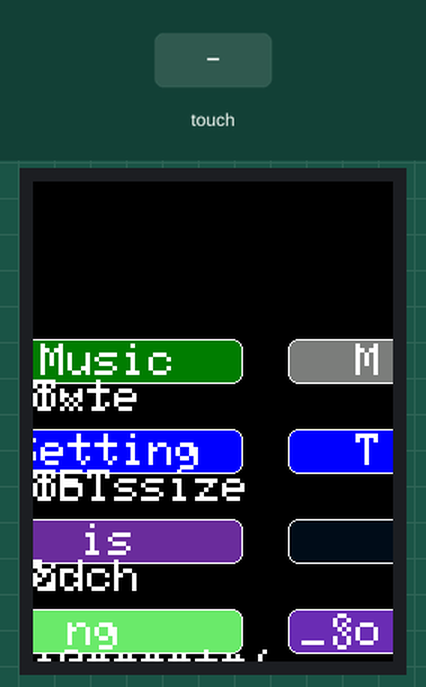
Recording of a sketch running on a simulated Arduino Uno, built with avr-gcc and run on an emulated ATmega328P. Parts: 240×320 colour display. The inputs (shaded band) are chosen by the test bench. What the sketch prints to the serial monitor is not drawn.

Above: at 1.5 s.
1.6 s: touch panel pressed at 13 % / 70 % of its raw x / y range
At 2.2 s:
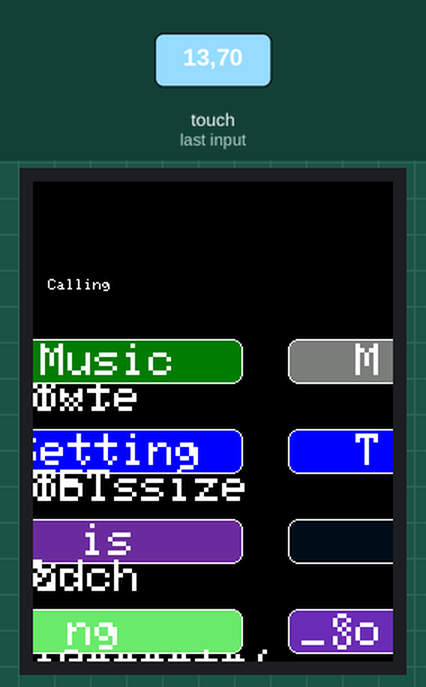
3.2 s: touch panel pressed at 13 % / 50 % of its raw x / y range
At 4.5 s:
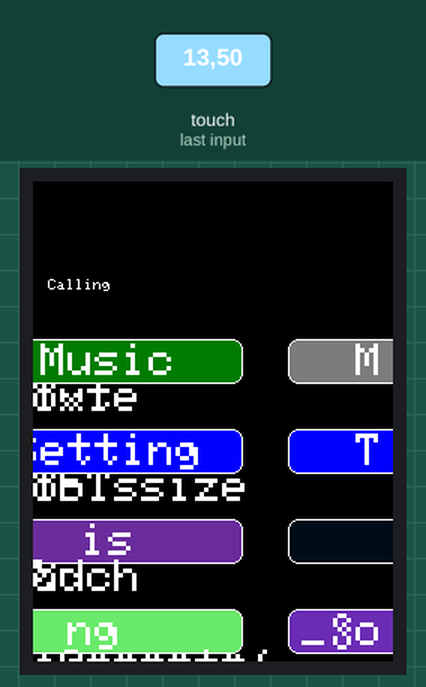
4.8 s: touch panel pressed at 87 % / 50 % of its raw x / y range
At 4.88 s:
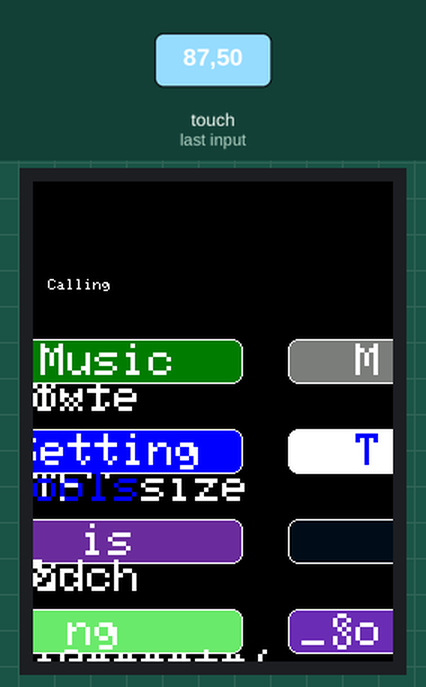
6.4 s: touch panel pressed at 87 % / 70 % of its raw x / y range
At 6.48 s:
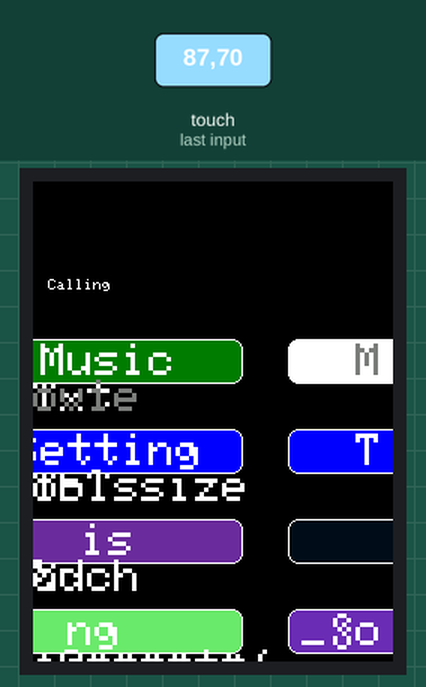
8.0 s: touch panel pressed at 38 % / 50 % of its raw x / y range
At 8.08 s:
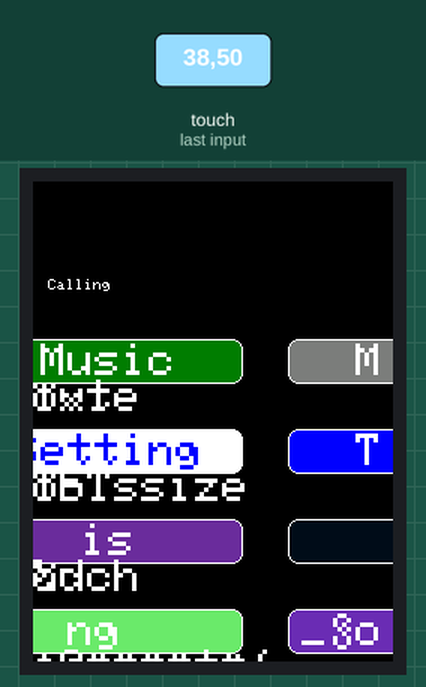
9.6 s: touch panel pressed at 87 % / 70 % of its raw x / y range
At 9.68 s:
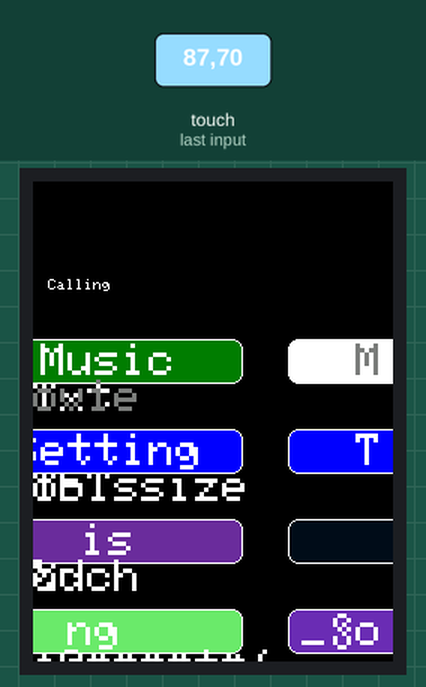
Timing chart, 0 to 12.2 s (numbered marks = the images above; inputs shaded):
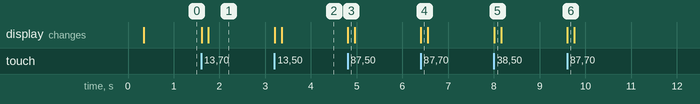

The sketch:

phonecal.ino
```cpp
// IMPORTANT: Adafruit_TFTLCD LIBRARY MUST BE SPECIFICALLY
// CONFIGURED FOR EITHER THE TFT SHIELD OR THE BREAKOUT BOARD.
// SEE RELEVANT COMMENTS IN Adafruit_TFTLCD.h FOR SETUP.
//Technical support:goodtft@163.com

#include <Adafruit_GFX.h>    // Core graphics library
#include <Adafruit_TFTLCD.h> // Hardware-specific library
#include <TouchScreen.h>

// The control pins for the LCD can be assigned to any digital or
// analog pins...but we'll use the analog pins as this allows us to
// double up the pins with the touch screen (see the TFT paint example).
#define LCD_CS A3 // Chip Select goes to Analog 3
#define LCD_CD A2 // Command/Data goes to Analog 2
#define LCD_WR A1 // LCD Write goes to Analog 1
#define LCD_RD A0 // LCD Read goes to Analog 0

#define LCD_RESET A4 // Can alternately just connect to Arduino's reset pin

// When using the BREAKOUT BOARD only, use these 8 data lines to the LCD:
// For the Arduino Uno, Duemilanove, Diecimila, etc.:
//   D0 connects to digital pin 8  (Notice these are
//   D1 connects to digital pin 9   NOT in order!)
//   D2 connects to digital pin 2
//   D3 connects to digital pin 3
//   D4 connects to digital pin 4
//   D5 connects to digital pin 5
//   D6 connects to digital pin 6
//   D7 connects to digital pin 7
// For the Arduino Mega, use digital pins 22 through 29
// (on the 2-row header at the end of the board).

// Assign human-readable names to some common 16-bit color values:
#define	BLACK   0x0000
#define	BLUE    0x001F
#define	RED     0xF800
#define	GREEN   0x07E0
#define CYAN    0x07FF
#define MAGENTA 0xF81F
#define YELLOW  0xFFE0
#define WHITE   0xFFFF

// Color definitions
#define ILI9341_BLACK       0x0000      /*   0,   0,   0 */
#define ILI9341_NAVY        0x000F      /*   0,   0, 128 */
#define ILI9341_DARKGREEN   0x03E0      /*   0, 128,   0 */
#define ILI9341_DARKCYAN    0x03EF      /*   0, 128, 128 */
#define ILI9341_MAROON      0x7800      /* 128,   0,   0 */
#define ILI9341_PURPLE      0x780F      /* 128,   0, 128 */
#define ILI9341_OLIVE       0x7BE0      /* 128, 128,   0 */
#define ILI9341_LIGHTGREY   0xC618      /* 192, 192, 192 */
#define ILI9341_DARKGREY    0x7BEF      /* 128, 128, 128 */
#define ILI9341_BLUE        0x001F      /*   0,   0, 255 */
#define ILI9341_GREEN       0x07E0      /*   0, 255,   0 */
#define ILI9341_CYAN        0x07FF      /*   0, 255, 255 */
#define ILI9341_RED         0xF800      /* 255,   0,   0 */
#define ILI9341_MAGENTA     0xF81F      /* 255,   0, 255 */
#define ILI9341_YELLOW      0xFFE0      /* 255, 255,   0 */
#define ILI9341_WHITE       0xFFFF      /* 255, 255, 255 */
#define ILI9341_ORANGE      0xFD20      /* 255, 165,   0 */
#define ILI9341_GREENYELLOW 0xAFE5      /* 173, 255,  47 */
#define ILI9341_PINK        0xF81F

/******************* UI details */
/*
#define BUTTON_X 40
#define BUTTON_Y 100
#define BUTTON_W 60
#define BUTTON_H 30
#define BUTTON_SPACING_X 20
#define BUTTON_SPACING_Y 20
#define BUTTON_TEXTSIZE 2
*/
#define BUTTON_X 50
#define BUTTON_Y 120
#define BUTTON_W 180
#define BUTTON_H 30
#define BUTTON_SPACING_X 30
#define BUTTON_SPACING_Y 30
#define BUTTON_TEXTSIZE 3

// text box where numbers go
#define TEXT_X 10
#define TEXT_Y 10
#define TEXT_W 300
#define TEXT_H 70
#define TEXT_TSIZE 4
#define TEXT_TCOLOR ILI9341_MAGENTA
// the data (phone #) we store in the textfield
#define TEXT_LEN 12
char textfield[TEXT_LEN+1] = "";
uint8_t textfield_i=0;

#define YP A3  // must be an analog pin, use "An" notation!
#define XM A2  // must be an analog pin, use "An" notation!
#define YM 9   // can be a digital pin
#define XP 8   // can be a digital pin

#define TS_MINX 180
#define TS_MAXX 908
#define TS_MINY 185
#define TS_MAXY 950
// We have a status line for like, is FONA working
#define STATUS_X 10
#define STATUS_Y 65


Adafruit_TFTLCD tft(LCD_CS, LCD_CD, LCD_WR, LCD_RD, LCD_RESET);
TouchScreen ts = TouchScreen(XP, YP, XM, YM, 300);
// If using the shield, all control and data lines are fixed, and
// a simpler declaration can optionally be used:
// Adafruit_TFTLCD tft;

Adafruit_GFX_Button buttons[15];
/* create 15 buttons, in classic candybar phone style */
char buttonlabels[5][8] = {"Music", "Movie", "Txt", "Setting", "Tools"};
uint16_t buttoncolors[5] = {ILI9341_DARKGREEN, ILI9341_DARKGREY, ILI9341_RED,
                             ILI9341_BLUE, ILI9341_BLUE};

void setup(void) {
  Serial.begin(9600);
  Serial.println(F("TFT LCD test"));

#ifdef USE_ADAFRUIT_SHIELD_PINOUT
  Serial.println(F("Using Adafruit 2.4\" TFT Arduino Shield Pinout"));
#else
  Serial.println(F("Using Adafruit 2.4\" TFT Breakout Board Pinout"));
#endif

  Serial.print("TFT size is "); Serial.print(tft.width()); Serial.print("x"); Serial.println(tft.height());

  tft.reset();

  uint16_t identifier = tft.readID();
  if(identifier==0x0101)
      identifier=0x9341;
    if(identifier == 0x9325) {
    Serial.println(F("Found ILI9325 LCD driver"));
  } else if(identifier == 0x4535) {
    Serial.println(F("Found LGDP4535 LCD driver"));
  }else if(identifier == 0x9328) {
    Serial.println(F("Found ILI9328 LCD driver"));
  } else if(identifier == 0x7575) {
    Serial.println(F("Found HX8347G LCD driver"));
  } else if(identifier == 0x9341) {
    Serial.println(F("Found ILI9341 LCD driver"));
  } else if(identifier == 0x8357) {
    Serial.println(F("Found HX8357D LCD driver"));
  } else if(identifier == 0x9481) {
    Serial.println(F("Found ILI9481 LCD driver"));
  }
  else {
    Serial.print(F("Unknown LCD driver chip: "));
    Serial.println(identifier, HEX);
    Serial.println(F("If using the Adafruit 2.4\" TFT Arduino shield, the line:"));
    Serial.println(F("  #define USE_ADAFRUIT_SHIELD_PINOUT"));
    Serial.println(F("should appear in the library header (Adafruit_TFT.h)."));
    Serial.println(F("If using the breakout board, it should NOT be #defined!"));
    Serial.println(F("Also if using the breakout, double-check that all wiring"));
    Serial.println(F("matches the tutorial."));
    return;
  }

  tft.begin(identifier);
  tft.fillScreen(BLACK);

  // create buttons
  for (uint8_t row=0; row<5; row++) {
    for (uint8_t col=0; col<3; col++) {
      buttons[col + row*3].initButton(&tft, BUTTON_X+col*(BUTTON_W+BUTTON_SPACING_X),
                 BUTTON_Y+row*(BUTTON_H+BUTTON_SPACING_Y),    // x, y, w, h, outline, fill, text
                  BUTTON_W, BUTTON_H, ILI9341_WHITE, buttoncolors[col+row*3], ILI9341_WHITE,
                  buttonlabels[col + row*3], BUTTON_TEXTSIZE);
      buttons[col + row*3].drawButton();
    }
  }

  // create 'text field'
  //tft.drawRect(TEXT_X, TEXT_Y, TEXT_W, TEXT_H, ILI9341_WHITE);


}
// Print something in the mini status bar with either flashstring
void status(const __FlashStringHelper *msg) {
  tft.fillRect(STATUS_X, STATUS_Y, 240, 8, ILI9341_BLACK);
  tft.setCursor(STATUS_X, STATUS_Y);
  tft.setTextColor(ILI9341_WHITE);
  tft.setTextSize(1);
  tft.print(msg);
}
// or charstring
void status(char *msg) {
  tft.fillRect(STATUS_X, STATUS_Y, 240, 8, ILI9341_BLACK);
  tft.setCursor(STATUS_X, STATUS_Y);
  tft.setTextColor(ILI9341_WHITE);
  tft.setTextSize(1);
  tft.print(msg);
}
#define MINPRESSURE 10
#define MAXPRESSURE 1000
void loop(void) {
  /*TSPoint p;
  p = ts.getPoint();
  */
  digitalWrite(13, HIGH);
  TSPoint p = ts.getPoint();
  digitalWrite(13, LOW);

  // if sharing pins, you'll need to fix the directions of the touchscreen pins
  //pinMode(XP, OUTPUT);
  pinMode(XM, OUTPUT);
  pinMode(YP, OUTPUT);
  //pinMode(YM, OUTPUT);

  // we have some minimum pressure we consider 'valid'
  // pressure of 0 means no pressing!

 // p = ts.getPoint();
  /*
  if (ts.bufferSize()) {

  } else {
    // this is our way of tracking touch 'release'!
    p.x = p.y = p.z = -1;
  }*/

  // Scale from ~0->4000 to tft.width using the calibration #'s
  /*
  if (p.z != -1) {
    p.x = map(p.x, TS_MINX, TS_MAXX, 0, tft.width());
    p.y = map(p.y, TS_MINY, TS_MAXY, 0, tft.height());
    Serial.print("("); Serial.print(p.x); Serial.print(", ");
    Serial.print(p.y); Serial.print(", ");
    Serial.print(p.z); Serial.println(") ");
  }*/
   if (p.z > MINPRESSURE && p.z < MAXPRESSURE) {
    // scale from 0->1023 to tft.width
    p.x = map(p.x, TS_MINX, TS_MAXX, tft.width(), 0);
    p.y = map(p.y, TS_MINY, TS_MAXY, tft.height(), 0);
   }
   p.x = tft.width()-p.x;
  // go thru all the buttons, checking if they were pressed
  for (uint8_t b=0; b<5; b++) {
    if (buttons[b].contains(p.x, p.y)) {
      //Serial.print("Pressing: "); Serial.println(b);
      buttons[b].press(true);  // tell the button it is pressed
    } else {
      buttons[b].press(false);  // tell the button it is NOT pressed
    }
  }

  // now we can ask the buttons if their state has changed
  for (uint8_t b=0; b<5; b++) {
    if (buttons[b].justReleased()) {
      // Serial.print("Released: "); Serial.println(b);
      buttons[b].drawButton();  // draw normal
    }

    if (buttons[b].justPressed()) {
        buttons[b].drawButton(true);  // draw invert!
     /*
        // if a numberpad button, append the relevant # to the textfield
        if (b >= 3) {
          if (textfield_i < TEXT_LEN) {
            textfield[textfield_i] = buttonlabels[b][0];
            textfield_i++;
	    textfield[textfield_i] = 0; // zero terminate

           // fona.playDTMF(buttonlabels[b][0]);
          }
        }

        // clr button! delete char
        if (b == 1) {

          textfield[textfield_i] = 0;
          if (textfield > 0) {
            textfield_i--;
            textfield[textfield_i] = ' ';
          }
        }
*/
        // update the current text field
        Serial.println(textfield);
        tft.setCursor(TEXT_X + 2, TEXT_Y+10);
        tft.setTextColor(TEXT_TCOLOR, ILI9341_BLACK);
        tft.setTextSize(TEXT_TSIZE);
        tft.print(textfield);

        // its always OK to just hang up
        if (b == 2) {
          status(F("Hanging up"));
          //fona.hangUp();
        }
        // we dont really check that the text field makes sense
        // just try to call
        if (b == 0) {
          status(F("Calling"));
          Serial.print("Calling "); Serial.print(textfield);

          //fona.callPhone(textfield);
        }

      delay(100); // UI debouncing
    }
  }

}
```

Measured:
- after the input at 1.6 s, the display: first changes at once (image 1 shows a later state)
- after the input at 3.2 s, the display: first changes at once (image 2 shows a later state)
- after the input at 4.8 s, the display: changes at once (image 3)
- after the input at 6.4 s, the display: changes at once (image 4)
- after the input at 8.0 s, the display: changes at once (image 5)
- after the input at 9.6 s, the display: changes at once (image 6)
